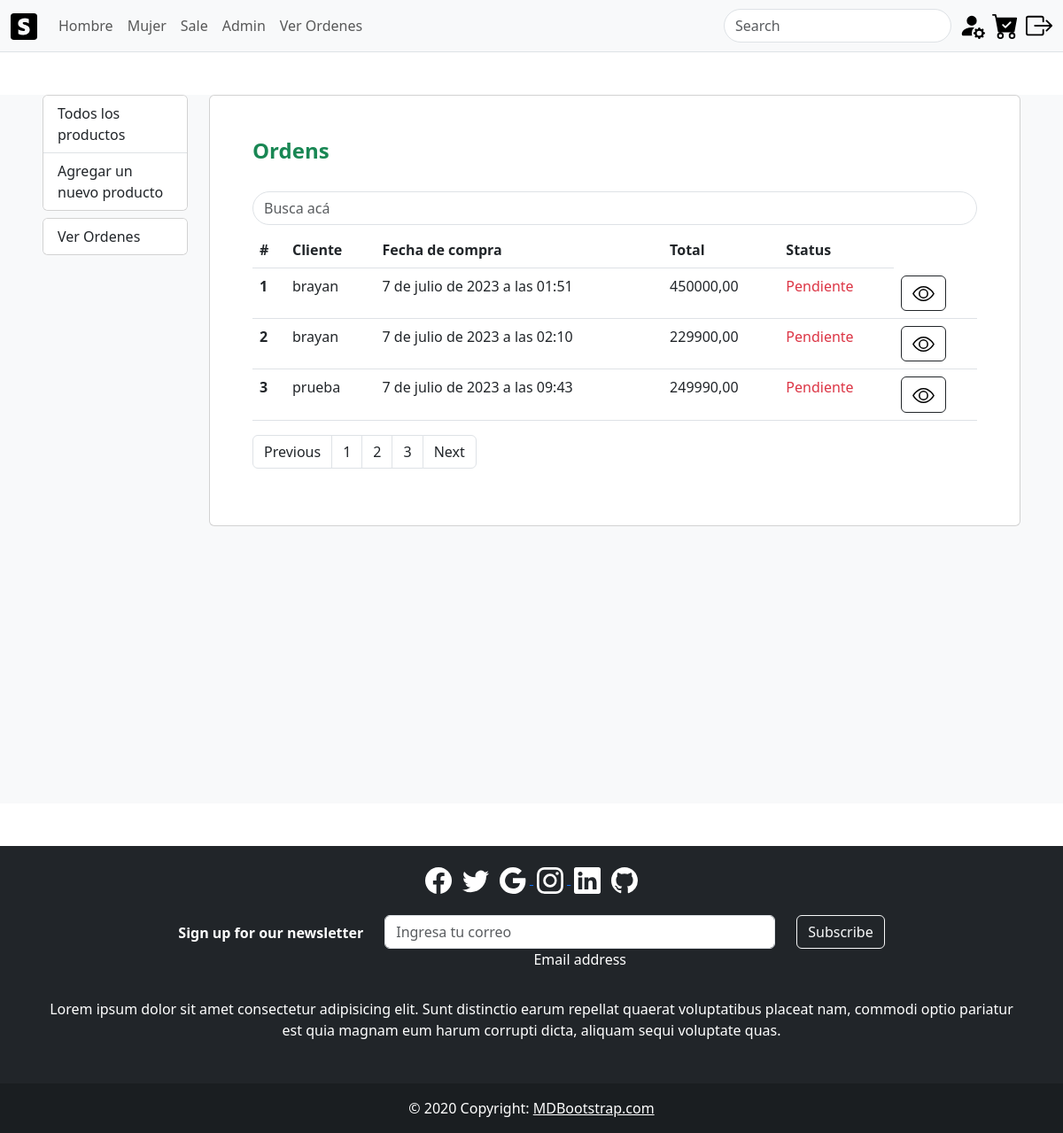
Screenshot of /ordenesAdmin/ (signed in) with the database file from the repository.
### cliente/models.py (models this page shows, shortened)
class Purchase(models.Model):
    user = models.ForeignKey(settings.AUTH_USER_MODEL, on_delete=models.CASCADE)
    cart = models.ForeignKey(Cart, on_delete=models.CASCADE)
    date = models.DateTimeField(auto_now_add=True)
    total = models.DecimalField(max_digits=10, decimal_places=2)  # Puedes ajustar los parámetros según tus necesidades

### cliente/views.py (the view)
# urls.py: path('ordenesAdmin/', views.ordenesAdmin, name='ordenesAdmin'),
def ordenesAdmin(request):
    pedidos = Purchase.objects.all()
    context = {
        'pedidos': pedidos
    }
    return render(request, 'ordenesAd.html', context)

### cliente/models.py (called while the page is built)
    def __str__(self):
        return self.name

### cliente/templates/ordenesAd.html (shortened to what this page needs)
{% extends 'base.html' %} {% block content %} {% load static%}
<div class="container-fluid px-5 bg-light my-5" style="min-height: 100vh">
  <div class="row">
    <div class="col-sm-12 col-md-2">
      {% if user.is_superuser %}
      <div class="card mb-2">
        <ul class="list-group list-group-flush">
          <a href="{% url 'listar_productos' %}" class="list-group-item"
            >Todos los productos</a
          >
          <a href="{% url 'dashboard' %}" class="list-group-item"
            >Agregar un nuevo producto</a
          >
        </ul>
      </div>
      <div class="card mb-2">
        <ul class="list-group list-group-flush">
          <a href="{% url 'ordenesAdmin' %}"  class="list-group-item">Ver Ordenes</a>
        </ul>
      </div>
      {% endif %}
    </div>
    <div class="col-sm-12 col-md-10">
      <section class="card p-5">
        <h4 class="card-title mb-4 fw-bold text-success">Ordens</h4>
        <input
          type="text"
          class="form-control my-2 rounded-pill"
          placeholder="Busca acá"
        />
        <div class="table-responsive">
          <table class="table">
            <thead>
              <tr>
                <th scope="col">#</th>
                <th scope="col">Cliente</th>
                <th scope="col">Fecha de compra</th>
                <th scope="col">Total</th>
                <th scope="col">Status</th>
              </tr>
            </thead>
            <tbody>
              {% for pedido in pedidos %}
              <tr>
                <th scope="row">{{ forloop.counter }}</th>
                <td>{{ pedido.user }}</td>
                <td>{{ pedido.date }}</td>
                <td>{{ pedido.total }}</td>
                <td class="text-danger">Pendiente</td>
                <td>
                  <button
                    type="button"
                    class="btn btn-outline-dark"
                    data-bs-toggle="modal"
                    data-bs-target="#exampleModall{{ pedido.id }}"
                  >
                  </button>
                </td>
              </tr>
              {% endfor %}
            </tbody>
          </table>
          <nav aria-label="Page navigation example text-end">
            <ul class="pagination">
              <li class="page-item">
                <a class="page-link text-dark" href="#">Previous</a>
              </li>
              <li class="page-item">
                <a class="page-link text-dark" href="#">1</a>
              </li>
              <li class="page-item">
                <a class="page-link text-dark" href="#">2</a>
              </li>
              <li class="page-item">
                <a class="page-link text-dark" href="#">3</a>
              </li>
              <li class="page-item">
                <a class="page-link text-dark" href="#">Next</a>
              </li>
            </ul>
          </nav>
        </div>
      </section>
    </div>
  </div>
</div>
 {% endblock %}

### rows the page displays
Purchase: user "brayan", date "7 de julio de 2023 a las 01:51", total "450000,00"
Purchase: user "brayan", date "7 de julio de 2023 a las 02:10", total "229900,00"
Purchase: user "prueba", date "7 de julio de 2023 a las 09:43", total "249990,00"
